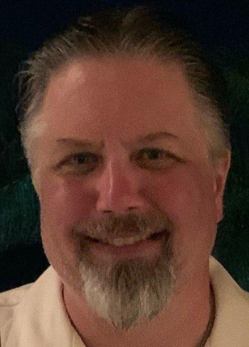
#> input picture TestPictures/Father-Portrait-Small.PNG, 249 x 347 px, found by its file name
$ python CannyFilter.py
#> lines starting #> are read from the running program, lines starting #| are printed output that depends on the picture; after the words box and inside, x2 and y2 are one past the last pixel; in counts of white or black regions, pixels touching at a corner belong together
import cv2
import matplotlib.pyplot as plt

# Reference: https://medium.com/@nikatsanka/comparing-edge-detection-methods-638a2919476e

# Open the image
img = cv2.imread('TestPictures/Father-Portrait-Small.png')
#> img is the input picture: shape (347, 249, 3); mean B, G, R 47.4, 59.9, 88.2

# Apply Canny
edges = cv2.Canny(img, 100, 200, 3, L2gradient=True)
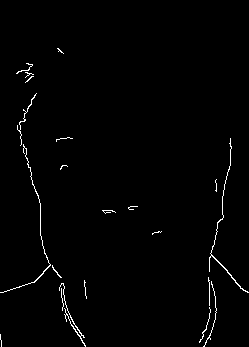
#> edges: shape (347, 249); 1.2% white in thin lines or dots, all inside (x1, y1, x2, y2) = (0, 48, 249, 347)

# Invert image colors for white background and black lines
inverted_edges = cv2.bitwise_not(edges)

plt.figure()
plt.title('father-portrait')
plt.imsave('father-portrait-canny.png', inverted_edges, cmap='gray', format='png')
plt.imshow(inverted_edges, cmap='gray')
plt.show()

$ run again, with TestPictures/Father-Portrait-Initial.PNG copied over TestPictures/Father-Portrait-Small.PNG
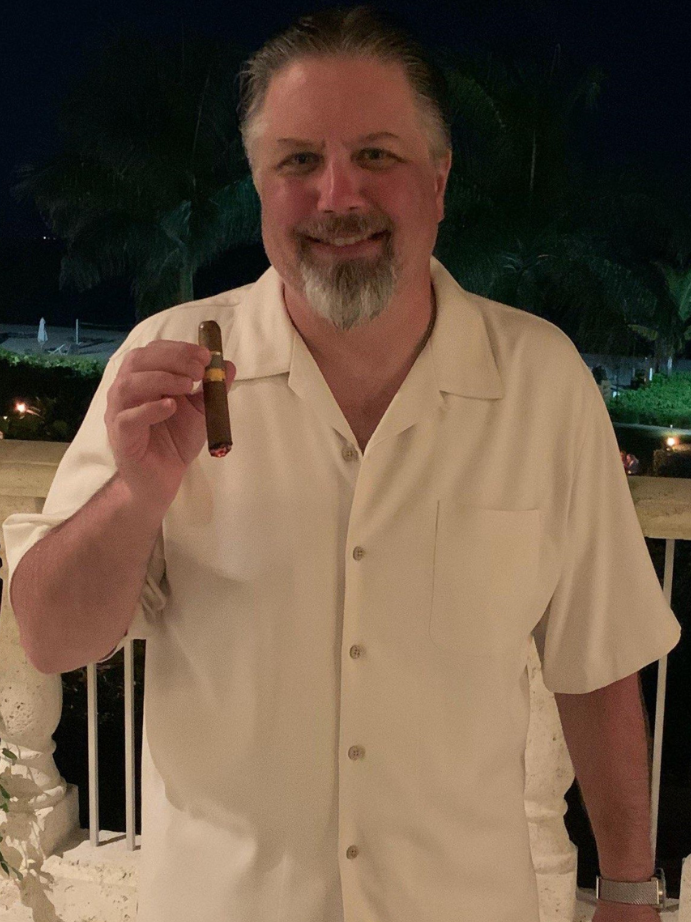
#> input picture TestPictures/Father-Portrait-Initial.PNG, 691 x 922 px, found by its file name
#> img is the input picture: shape (922, 691, 3); mean B, G, R 70.3, 88.5, 108.5
#> `edges = cv2.Canny(img, 100, 200, 3, L2gradient=True)`:
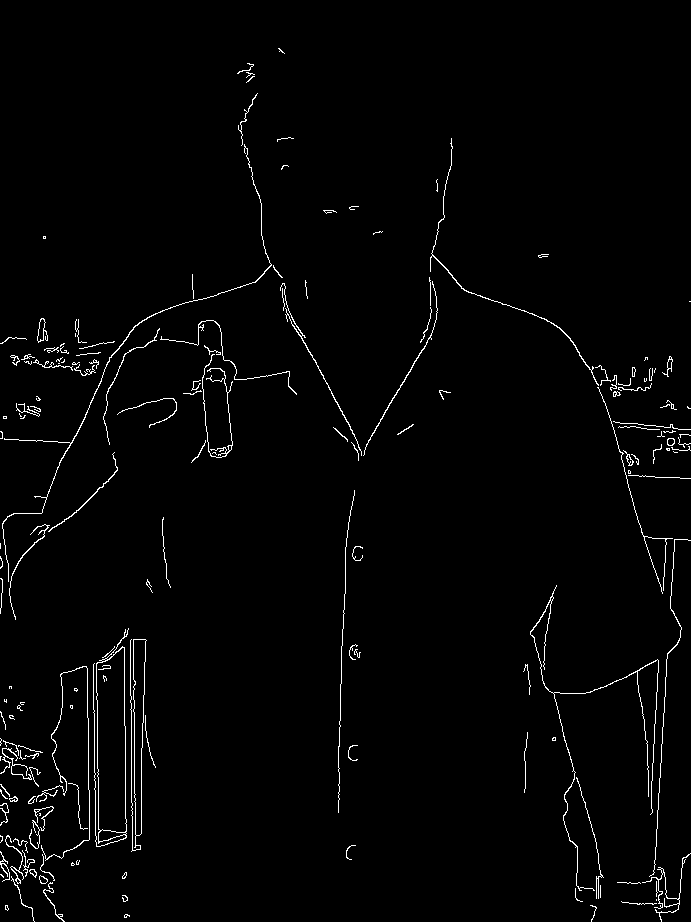
#> edges: shape (922, 691); 1.8% white in thin lines or dots
#> inverted_edges: shape (922, 691); 98.2% white; black in thin lines or dots
